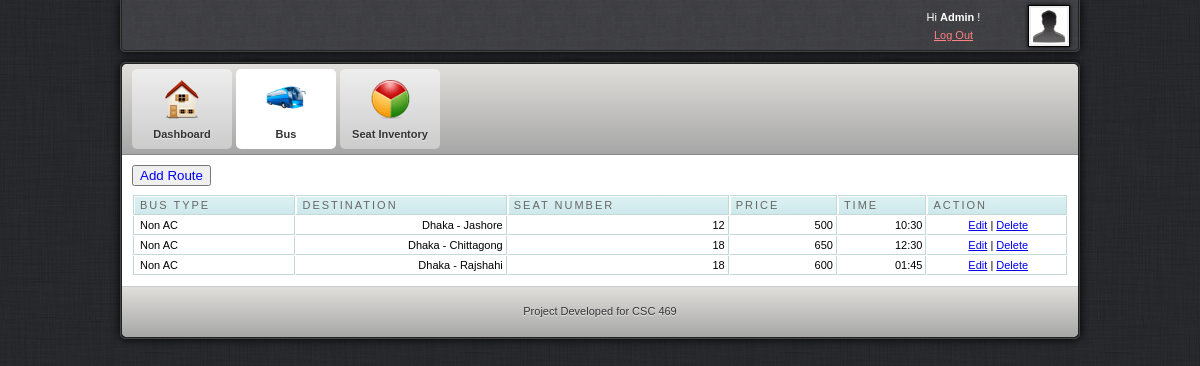
The page /admin/route.php (signed in) on the database its author committed.
### tables this page shows
CREATE TABLE `route` (
  `id` int(11) NOT NULL,
  `route` varchar(300) NOT NULL,
  `price` varchar(30) NOT NULL,
  `numseats` int(30) NOT NULL,
  `type` varchar(300) NOT NULL,
  `time` varchar(100) NOT NULL
);

### admin/route.php (the view, shortened to what this page needs)
<html>
<head>
<link href="css/style.css" rel="stylesheet" type="text/css" />
<link rel="stylesheet" href="febe/style.css" type="text/css" media="screen" charset="utf-8">
<link href="src/facebox.css" media="screen" rel="stylesheet" type="text/css" />
</head>
<body>
	<div id="container">
		<div id="adminbar-outer" class="radius-bottom">
			<div id="adminbar" class="radius-bottom">
				<div id="details">
					<a class="avatar" href="javascript: void(0)">
					<img width="36" height="36" alt="avatar" src="img/avatar.jpg">
					</a>
					<div class="tcenter">
					Hi
					<strong>Admin</strong>
					!
					<br>
					<a class="alightred" href="../index.php">Log Out</a>
					</div>
				</div>
			</div>
		</div>
		<div id="panel-outer" class="radius" style="opacity: 1;">
			<div id="panel" class="radius">
				<ul class="radius-top clearfix" id="main-menu">
					<li>
						<a href="dashboard.php">
							<img alt="Dashboard" src="img/m-dashboard.png">
							<span>Dashboard</span>
						</a>
					</li>
					<li>
						<a class="active" href="route.php">
							<img alt="Statistics" src="img/m-custom.png">
							<span>Bus</span>
						</a>
					</li>
					<li>
						<a href="setinventory.php">
							<img alt="Statistics" src="img/m-statistics.png">
							<span>Seat Inventory</span>
						</a>
					</li>
				</ul>
				<div id="content" class="clearfix">
					<button><a rel="facebox" style="text-decoration:none" href="addroute.php">Add Route</a></button>
					<table cellpadding="1" cellspacing="1" id="resultTable">
						<thead>
							<tr>
								<th  style="border-left: 1px solid #C1DAD7"> Bus Type </th>
								<th> Destination </th>
								<th> Seat Number </th>
								<th> Price </th>
								<th> Time </th>
								<th> Action </th>
							</tr>
						</thead>
						<tbody>
						<?php
							include('../db.php');
							$result = mysqli_query($conn,"SELECT * FROM route");
							while($row = mysqli_fetch_array($result))
								{
									echo '<tr class="record">';
									echo '<td style="border-left: 1px solid #C1DAD7;">'.$row['type'].'</td>';
									echo '<td><div align="right">'.$row['route'].'</div></td>';
									echo '<td><div align="right">'.$row['numseats'].'</div></td>';
									echo '<td><div align="right">'.$row['price'].'</div></td>';
									echo '<td><div align="right">'.$row['time'].'</div></td>';
									echo '<td><div align="center"><a rel="facebox" href="editrutedetails.php?id='.$row['id'].'">Edit</a> | <a href="#" id="'.$row['id'].'" class="delbutton" title="Click To Delete">Delete</a></div></td>';
									echo '</tr>';
								}
							?>
						</tbody>
					</table>
				</div>
				<div id="footer" class="radius-bottom">
					<p>Project Developed for CSC 469</p>
				</div>
			</div>
		</div>
	</div>
</body>
</html>

### admin/css/style.css (style rules this page uses)
html, body { background: url("../img/bg.jpg") repeat scroll 0 0 #333333; color: #333333; font-family: Arial,Helvetica,sans-serif; font-size: 11px; line-height: 1.6; margin:0; }
#container { margin: 0 auto; width: 960px; }
#login-container-outer, #container #adminbar-outer, #container #panel-outer { border: 1px solid #444444; box-shadow: 0 0 10px #000000; }
#container #adminbar-outer { background: none repeat scroll 0 0 #403F44; border-top: medium none; margin: 0 0 10px; }
.radius-bottom { border-bottom-left-radius: 5px; border-bottom-right-radius: 5px; }
#login-container, #container #adminbar, #container #panel { border: 1px solid #222222; }
#container #adminbar { background: url("../img/alter-bg.jpg") repeat scroll left top transparent; border-top: medium none; height: 50px; }
.clearfix { clear:both; }
#container #adminbar #details { color: #FFFFFF; float: right; height: 34px; line-height: 18px; padding: 8px; width: 184px; }
#container #adminbar #details a.avatar { background-color: #EEEEEE; border: 1px solid #000000; box-shadow: 0 0 4px #000000; display: block; float: right; height: 36px; margin: -3px 0 0 7px; padding: 2px; width: 36px; }
.tcenter { text-align: center; }
a.alightred { color: #FF8181; }
.radius { border-radius: 5px 5px 5px 5px; }
#container #panel ul#main-menu, #container #panel #footer, #login-extra { background-color: #D5D5D5; background-image: linear-gradient(#E0DFDB, #A6A6A6); }
ul#main-menu { border-bottom: 1px solid #888888; list-style: none outside none; margin: 0; padding: 0 10px; }
.radius-top { border-top-left-radius: 5px; border-top-right-radius: 5px; }
ul#main-menu li { float: left; margin: 5px 4px 5px 0; }
ul#main-menu li a.active { background: none repeat scroll 0 0 #FFFFFF; text-shadow: 0 1px 1px #FFFFFF; }
ul#main-menu li a { background: linear-gradient(#EEEEEE, #CCCCCC) repeat scroll 0 0 #EEEEEE; border-radius: 5px 5px 5px 5px; color: #333333; display: block; font-weight: bold; height: 80px; line-height: 1px; position: relative; text-align: center; text-shadow: 0 1px 1px #EEEEEE; width: 100px; text-decoration:none; }
ul#main-menu li a img { height: 40px; padding: 10px 15px 5px; width: 40px; }
ul#main-menu li a span { display: block; line-height: 20px; padding: 0 0 5px; }
#container #content { padding: 10px; background-color:#ffffff; }
#container #footer { border-top: 1px solid #CCCCCC; color: #333333; margin: 0; padding: 5px; text-align: center; text-shadow: 0 1px 1px #EEEEEE; }

### admin/febe/style.css (style rules this page uses)
#resultTable { background-color: white; margin-top: 8px; width: 100%; color:#000000; }
#resultTable th.sortable { background: url("bg_header.jpg") no-repeat scroll 0 0 #CAE8EA; border-bottom: 1px solid #C1DAD7; border-right: 1px solid #C1DAD7; border-top: 1px solid #C1DAD7; color: #4F6B72; font: normal 11px "Trebuchet MS",Verdana,Arial,Helvetica,sans-serif; letter-spacing: 2px; padding: 3px 3px 3px 6px; text-align: left; text-transform: uppercase; color: #666; cursor: pointer; text-decoration: none; }
#resultTable th { background: url("bg_header.jpg") no-repeat scroll 0 0 #CAE8EA; border-bottom: 1px solid #C1DAD7; border-right: 1px solid #C1DAD7; border-top: 1px solid #C1DAD7; color: #4F6B72; font: normal 11px "Trebuchet MS",Verdana,Arial,Helvetica,sans-serif; letter-spacing: 2px; padding: 3px 3px 3px 6px; text-align: left; text-transform: uppercase; color: #666; cursor: pointer; text-decoration: none; }
#resultTable td { border-bottom: 1px solid #C1DAD7; border-right: 1px solid #C1DAD7; padding: 3px 3px 3px 6px; font: normal 11px "Trebuchet MS",Verdana,Arial,Helvetica,sans-serif; }
#resultTable td.odd { font: normal 11px "Trebuchet MS",Verdana,Arial,Helvetica,sans-serif; }
.clearfix { clear:both; }

### rows shown on the page
route: type "Non AC", route "Dhaka - Jashore", numseats "12", price "500", time "10:30"
route: type "Non AC", route "Dhaka - Chittagong", numseats "18", price "650", time "12:30"
route: type "Non AC", route "Dhaka - Rajshahi", numseats "18", price "600", time "01:45"
